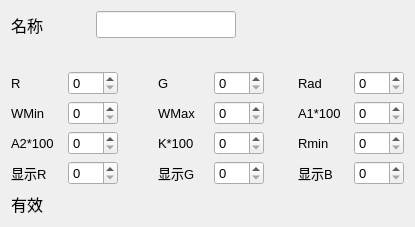
<?xml version="1.0" encoding="UTF-8"?>
<ui version="4.0">
 <class>FrmRGSetting</class>
 <widget class="QWidget" name="FrmRGSetting">
  <property name="geometry">
   <rect>
    <x>0</x>
    <y>0</y>
    <width>415</width>
    <height>227</height>
   </rect>
  </property>
  <property name="windowTitle">
   <string>Form</string>
  </property>
  <layout class="QGridLayout" name="gridLayout">
   <item row="0" column="0">
    <widget class="QLabel" name="label">
     <property name="font">
      <font>
       <pointsize>12</pointsize>
      </font>
     </property>
     <property name="text">
      <string>名称</string>
     </property>
    </widget>
   </item>
   <item row="0" column="1" colspan="2">
    <spacer name="horizontalSpacer">
     <property name="orientation">
      <enum>Qt::Horizontal</enum>
     </property>
     <property name="sizeHint" stdset="0">
      <size>
       <width>40</width>
       <height>20</height>
      </size>
     </property>
    </spacer>
   </item>
   <item row="0" column="3" colspan="5">
    <widget class="QLineEdit" name="ebxName">
     <property name="font">
      <font>
       <pointsize>12</pointsize>
      </font>
     </property>
    </widget>
   </item>
   <item row="0" column="8" colspan="3">
    <spacer name="horizontalSpacer_10">
     <property name="orientation">
      <enum>Qt::Horizontal</enum>
     </property>
     <property name="sizeHint" stdset="0">
      <size>
       <width>93</width>
       <height>20</height>
      </size>
     </property>
    </spacer>
   </item>
   <item row="1" column="0">
    <spacer name="verticalSpacer">
     <property name="orientation">
      <enum>Qt::Vertical</enum>
     </property>
     <property name="sizeHint" stdset="0">
      <size>
       <width>20</width>
       <height>21</height>
      </size>
     </property>
    </spacer>
   </item>
   <item row="2" column="0" colspan="2">
    <widget class="QLabel" name="label_2">
     <property name="minimumSize">
      <size>
       <width>50</width>
       <height>0</height>
      </size>
     </property>
     <property name="font">
      <font>
       <pointsize>10</pointsize>
      </font>
     </property>
     <property name="text">
      <string>R</string>
     </property>
    </widget>
   </item>
   <item row="2" column="2" colspan="2">
    <widget class="QSpinBox" name="ebxRed">
     <property name="minimumSize">
      <size>
       <width>50</width>
       <height>0</height>
      </size>
     </property>
     <property name="font">
      <font>
       <pointsize>10</pointsize>
      </font>
     </property>
     <property name="maximum">
      <number>255</number>
     </property>
    </widget>
   </item>
   <item row="2" column="4" colspan="2">
    <spacer name="horizontalSpacer_2">
     <property name="orientation">
      <enum>Qt::Horizontal</enum>
     </property>
     <property name="sizeHint" stdset="0">
      <size>
       <width>35</width>
       <height>20</height>
      </size>
     </property>
    </spacer>
   </item>
   <item row="2" column="6">
    <widget class="QLabel" name="label_3">
     <property name="minimumSize">
      <size>
       <width>50</width>
       <height>0</height>
      </size>
     </property>
     <property name="font">
      <font>
       <pointsize>10</pointsize>
      </font>
     </property>
     <property name="text">
      <string>G</string>
     </property>
    </widget>
   </item>
   <item row="2" column="7" colspan="2">
    <widget class="QSpinBox" name="ebxGreen">
     <property name="minimumSize">
      <size>
       <width>50</width>
       <height>0</height>
      </size>
     </property>
     <property name="font">
      <font>
       <pointsize>10</pointsize>
      </font>
     </property>
     <property name="maximum">
      <number>255</number>
     </property>
    </widget>
   </item>
   <item row="2" column="9">
    <spacer name="horizontalSpacer_3">
     <property name="orientation">
      <enum>Qt::Horizontal</enum>
     </property>
     <property name="sizeHint" stdset="0">
      <size>
       <width>10</width>
       <height>20</height>
      </size>
     </property>
    </spacer>
   </item>
   <item row="2" column="10">
    <widget class="QLabel" name="label_4">
     <property name="minimumSize">
      <size>
       <width>50</width>
       <height>0</height>
      </size>
     </property>
     <property name="font">
      <font>
       <pointsize>10</pointsize>
      </font>
     </property>
     <property name="text">
      <string>Rad</string>
     </property>
    </widget>
   </item>
   <item row="2" column="11">
    <widget class="QSpinBox" name="ebxHanni">
     <property name="minimumSize">
      <size>
       <width>50</width>
       <height>0</height>
      </size>
     </property>
     <property name="font">
      <font>
       <pointsize>10</pointsize>
      </font>
     </property>
     <property name="maximum">
      <number>255</number>
     </property>
    </widget>
   </item>
   <item row="3" column="0" colspan="2">
    <widget class="QLabel" name="label_5">
     <property name="minimumSize">
      <size>
       <width>50</width>
       <height>0</height>
      </size>
     </property>
     <property name="font">
      <font>
       <pointsize>10</pointsize>
      </font>
     </property>
     <property name="text">
      <string>WMin</string>
     </property>
    </widget>
   </item>
   <item row="3" column="2" colspan="2">
    <widget class="QSpinBox" name="ebxWmin">
     <property name="minimumSize">
      <size>
       <width>50</width>
       <height>0</height>
      </size>
     </property>
     <property name="font">
      <font>
       <pointsize>10</pointsize>
      </font>
     </property>
     <property name="maximum">
      <number>255</number>
     </property>
    </widget>
   </item>
   <item row="3" column="4" colspan="2">
    <spacer name="horizontalSpacer_4">
     <property name="orientation">
      <enum>Qt::Horizontal</enum>
     </property>
     <property name="sizeHint" stdset="0">
      <size>
       <width>35</width>
       <height>20</height>
      </size>
     </property>
    </spacer>
   </item>
   <item row="3" column="6">
    <widget class="QLabel" name="label_6">
     <property name="minimumSize">
      <size>
       <width>50</width>
       <height>0</height>
      </size>
     </property>
     <property name="font">
      <font>
       <pointsize>10</pointsize>
      </font>
     </property>
     <property name="text">
      <string>WMax</string>
     </property>
    </widget>
   </item>
   <item row="3" column="7" colspan="2">
    <widget class="QSpinBox" name="ebxWmax">
     <property name="minimumSize">
      <size>
       <width>50</width>
       <height>0</height>
      </size>
     </property>
     <property name="font">
      <font>
       <pointsize>10</pointsize>
      </font>
     </property>
     <property name="maximum">
      <number>255</number>
     </property>
    </widget>
   </item>
   <item row="3" column="9">
    <spacer name="horizontalSpacer_5">
     <property name="orientation">
      <enum>Qt::Horizontal</enum>
     </property>
     <property name="sizeHint" stdset="0">
      <size>
       <width>10</width>
       <height>20</height>
      </size>
     </property>
    </spacer>
   </item>
   <item row="3" column="10">
    <widget class="QLabel" name="label_7">
     <property name="minimumSize">
      <size>
       <width>50</width>
       <height>0</height>
      </size>
     </property>
     <property name="font">
      <font>
       <pointsize>10</pointsize>
      </font>
     </property>
     <property name="text">
      <string>A1*100</string>
     </property>
    </widget>
   </item>
   <item row="3" column="11">
    <widget class="QSpinBox" name="ebxRG_A1">
     <property name="minimumSize">
      <size>
       <width>50</width>
       <height>0</height>
      </size>
     </property>
     <property name="font">
      <font>
       <pointsize>10</pointsize>
      </font>
     </property>
     <property name="maximum">
      <number>255</number>
     </property>
    </widget>
   </item>
   <item row="4" column="0" colspan="2">
    <widget class="QLabel" name="label_8">
     <property name="minimumSize">
      <size>
       <width>50</width>
       <height>0</height>
      </size>
     </property>
     <property name="font">
      <font>
       <pointsize>10</pointsize>
      </font>
     </property>
     <property name="text">
      <string>A2*100</string>
     </property>
    </widget>
   </item>
   <item row="4" column="2" colspan="2">
    <widget class="QSpinBox" name="ebxRG_A2">
     <property name="minimumSize">
      <size>
       <width>50</width>
       <height>0</height>
      </size>
     </property>
     <property name="font">
      <font>
       <pointsize>10</pointsize>
      </font>
     </property>
     <property name="maximum">
      <number>255</number>
     </property>
    </widget>
   </item>
   <item row="4" column="4" colspan="2">
    <spacer name="horizontalSpacer_6">
     <property name="orientation">
      <enum>Qt::Horizontal</enum>
     </property>
     <property name="sizeHint" stdset="0">
      <size>
       <width>35</width>
       <height>20</height>
      </size>
     </property>
    </spacer>
   </item>
   <item row="4" column="6">
    <widget class="QLabel" name="label_9">
     <property name="minimumSize">
      <size>
       <width>50</width>
       <height>0</height>
      </size>
     </property>
     <property name="font">
      <font>
       <pointsize>10</pointsize>
      </font>
     </property>
     <property name="text">
      <string>K*100</string>
     </property>
    </widget>
   </item>
   <item row="4" column="7" colspan="2">
    <widget class="QSpinBox" name="ebxRG_K">
     <property name="minimumSize">
      <size>
       <width>50</width>
       <height>0</height>
      </size>
     </property>
     <property name="font">
      <font>
       <pointsize>10</pointsize>
      </font>
     </property>
     <property name="maximum">
      <number>255</number>
     </property>
    </widget>
   </item>
   <item row="4" column="9">
    <spacer name="horizontalSpacer_7">
     <property name="orientation">
      <enum>Qt::Horizontal</enum>
     </property>
     <property name="sizeHint" stdset="0">
      <size>
       <width>10</width>
       <height>20</height>
      </size>
     </property>
    </spacer>
   </item>
   <item row="4" column="10">
    <widget class="QLabel" name="label_10">
     <property name="minimumSize">
      <size>
       <width>50</width>
       <height>0</height>
      </size>
     </property>
     <property name="font">
      <font>
       <pointsize>10</pointsize>
      </font>
     </property>
     <property name="text">
      <string>Rmin</string>
     </property>
    </widget>
   </item>
   <item row="4" column="11">
    <widget class="QSpinBox" name="ebxRG_Rmin">
     <property name="minimumSize">
      <size>
       <width>50</width>
       <height>0</height>
      </size>
     </property>
     <property name="font">
      <font>
       <pointsize>10</pointsize>
      </font>
     </property>
     <property name="maximum">
      <number>255</number>
     </property>
    </widget>
   </item>
   <item row="5" column="0" colspan="2">
    <widget class="QLabel" name="label_11">
     <property name="minimumSize">
      <size>
       <width>50</width>
       <height>0</height>
      </size>
     </property>
     <property name="font">
      <font>
       <pointsize>10</pointsize>
      </font>
     </property>
     <property name="text">
      <string>显示R</string>
     </property>
    </widget>
   </item>
   <item row="5" column="2" colspan="2">
    <widget class="QSpinBox" name="ebxDispR">
     <property name="minimumSize">
      <size>
       <width>50</width>
       <height>0</height>
      </size>
     </property>
     <property name="font">
      <font>
       <pointsize>10</pointsize>
      </font>
     </property>
     <property name="maximum">
      <number>255</number>
     </property>
    </widget>
   </item>
   <item row="5" column="4" colspan="2">
    <spacer name="horizontalSpacer_8">
     <property name="orientation">
      <enum>Qt::Horizontal</enum>
     </property>
     <property name="sizeHint" stdset="0">
      <size>
       <width>35</width>
       <height>20</height>
      </size>
     </property>
    </spacer>
   </item>
   <item row="5" column="6">
    <widget class="QLabel" name="label_12">
     <property name="minimumSize">
      <size>
       <width>50</width>
       <height>0</height>
      </size>
     </property>
     <property name="font">
      <font>
       <pointsize>10</pointsize>
      </font>
     </property>
     <property name="text">
      <string>显示G</string>
     </property>
    </widget>
   </item>
   <item row="5" column="7" colspan="2">
    <widget class="QSpinBox" name="ebxDispG">
     <property name="minimumSize">
      <size>
       <width>50</width>
       <height>0</height>
      </size>
     </property>
     <property name="font">
      <font>
       <pointsize>10</pointsize>
      </font>
     </property>
     <property name="maximum">
      <number>255</number>
     </property>
    </widget>
   </item>
   <item row="5" column="9">
    <spacer name="horizontalSpacer_9">
     <property name="orientation">
      <enum>Qt::Horizontal</enum>
     </property>
     <property name="sizeHint" stdset="0">
      <size>
       <width>10</width>
       <height>20</height>
      </size>
     </property>
    </spacer>
   </item>
   <item row="5" column="10">
    <widget class="QLabel" name="label_13">
     <property name="minimumSize">
      <size>
       <width>50</width>
       <height>0</height>
      </size>
     </property>
     <property name="font">
      <font>
       <pointsize>10</pointsize>
      </font>
     </property>
     <property name="text">
      <string>显示B</string>
     </property>
    </widget>
   </item>
   <item row="5" column="11">
    <widget class="QSpinBox" name="ebxDispB">
     <property name="minimumSize">
      <size>
       <width>50</width>
       <height>0</height>
      </size>
     </property>
     <property name="font">
      <font>
       <pointsize>10</pointsize>
      </font>
     </property>
     <property name="maximum">
      <number>255</number>
     </property>
    </widget>
   </item>
   <item row="6" column="0">
    <widget class="QLabel" name="label_14">
     <property name="font">
      <font>
       <pointsize>12</pointsize>
      </font>
     </property>
     <property name="text">
      <string>有效</string>
     </property>
    </widget>
   </item>
   <item row="6" column="1">
    <spacer name="horizontalSpacer_12">
     <property name="orientation">
      <enum>Qt::Horizontal</enum>
     </property>
     <property name="sizeType">
      <enum>QSizePolicy::Fixed</enum>
     </property>
     <property name="sizeHint" stdset="0">
      <size>
       <width>13</width>
       <height>20</height>
      </size>
     </property>
    </spacer>
   </item>
   <item row="6" column="2" colspan="3">
    <widget class="ImageSwitch" name="rgUseChk" native="true">
     <property name="minimumSize">
      <size>
       <width>70</width>
       <height>25</height>
      </size>
     </property>
    </widget>
   </item>
   <item row="6" column="5" colspan="7">
    <spacer name="horizontalSpacer_11">
     <property name="orientation">
      <enum>Qt::Horizontal</enum>
     </property>
     <property name="sizeHint" stdset="0">
      <size>
       <width>256</width>
       <height>20</height>
      </size>
     </property>
    </spacer>
   </item>
  </layout>
 </widget>
 <customwidgets>
  <customwidget>
   <class>ImageSwitch</class>
   <extends>QWidget</extends>
   <header location="global">imageswitch.h</header>
   <container>1</container>
  </customwidget>
 </customwidgets>
 <resources/>
 <connections/>
</ui>
